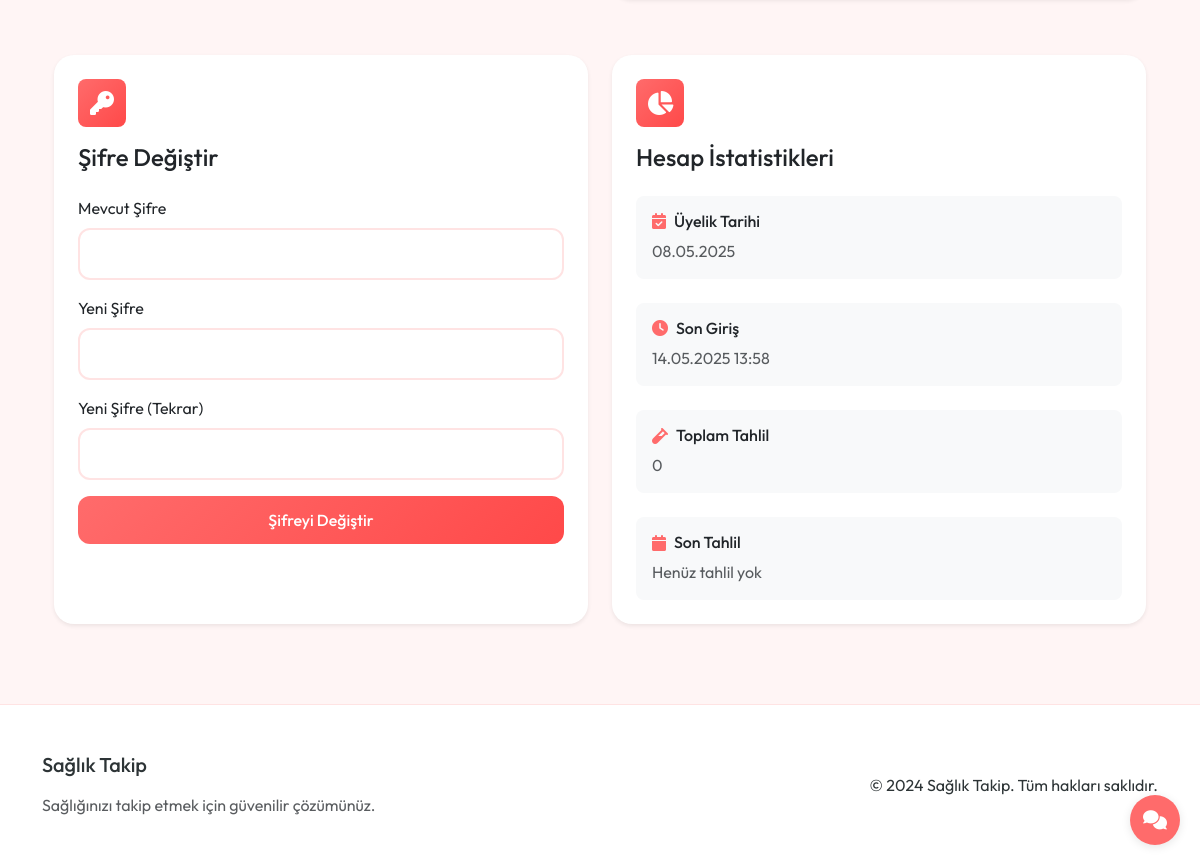
/profile (signed in, lower part), run on an earlier commit of the app's database.
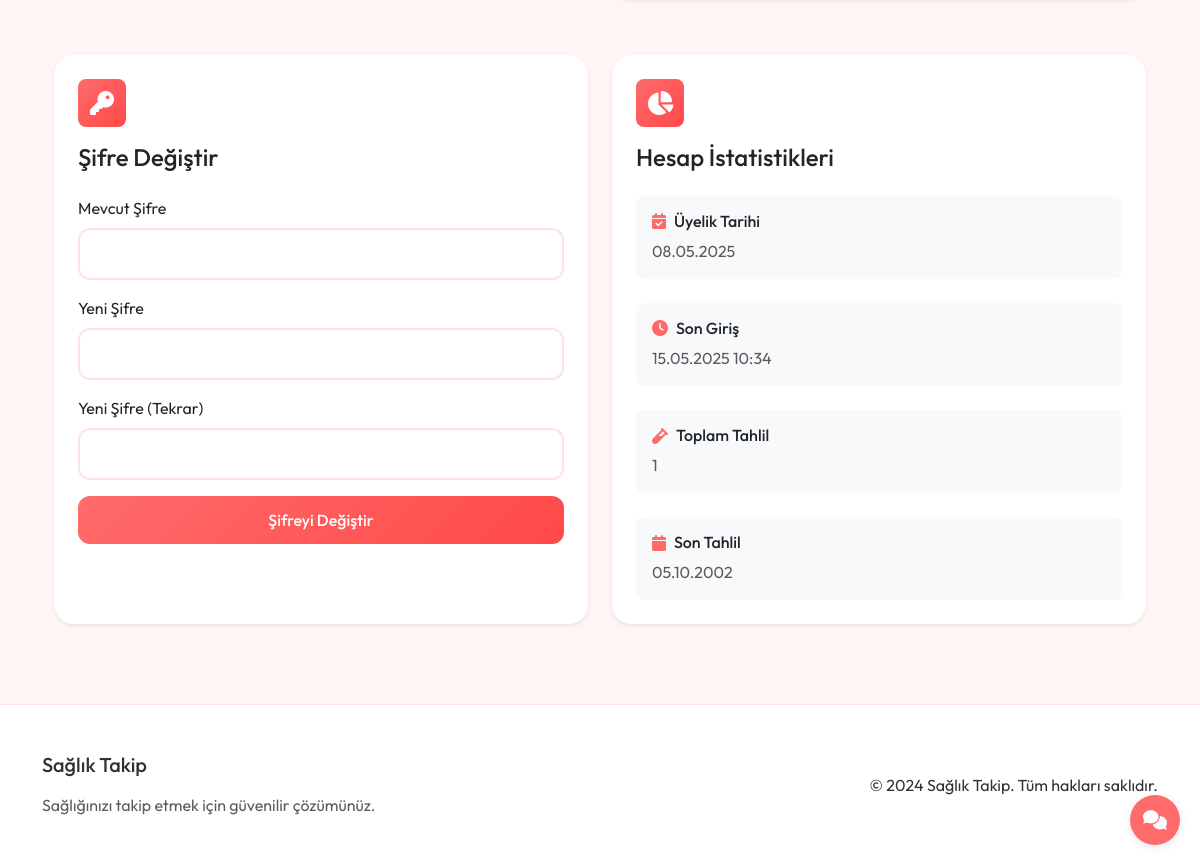
And on a later commit of the database.
### app.py (models this page shows, shortened)
class User(UserMixin, db.Model):
    id = db.Column(db.Integer, primary_key=True)
    email = db.Column(db.String(120), unique=True, nullable=False)
    password_hash = db.Column(db.String(128))
    name = db.Column(db.String(100))
    age = db.Column(db.Integer)
    gender = db.Column(db.String(10))
    weight = db.Column(db.Float)
    height = db.Column(db.Float)
    activity_level = db.Column(db.String(20))  # Sedentary, Lightly Active, Moderately Active, Very Active, Extra Active
    goal = db.Column(db.String(20))  # Lose Weight, Maintain, Gain Weight
    last_login = db.Column(db.DateTime, nullable=True)
    created_at = db.Column(db.DateTime, default=datetime.utcnow)
    test_results = db.relationship('TestResult', backref='user', lazy=True)
    meals = db.relationship('Meal', backref='user', lazy=True)

class TestResult(db.Model):
    id = db.Column(db.Integer, primary_key=True)
    user_id = db.Column(db.Integer, db.ForeignKey('user.id'), nullable=False)
    date = db.Column(db.DateTime, nullable=False, default=datetime.utcnow)
    pdf_path = db.Column(db.String(200))
    results_data = db.Column(db.JSON)
    recommendations = db.Column(db.Text)

### app.py (the view, shortened to what this page needs)
@app.route('/profile', methods=['GET', 'POST'])
@login_required
def profile():
    return render_template('profile/profile.html')

### app.py (called while the page is built)
@login_manager.user_loader
def load_user(user_id):
    return User.query.get(int(user_id))

### health_app/templates/profile/profile.html (shortened to what the changed rows need)
{% extends "base.html" %}
{% block content %}
<section class="py-5">
    <div class="container">
        <div class="row g-4 mt-2">
            <div class="col-md-6">
                <div class="card border-0 shadow-sm h-100">
                    <div class="card-body p-4">
                        <div class="stats-item mb-4">
                            <div class="d-flex align-items-center mb-2">
                                <i class="fas fa-calendar-check text-primary me-2"></i>
                                <h6 class="mb-0">Üyelik Tarihi</h6>
                            </div>
                            <p class="text-muted mb-0">{{ current_user.created_at.strftime('%d.%m.%Y') if current_user.created_at else 'Belirtilmemiş' }}</p>
                        </div>
                        <div class="stats-item mb-4">
                            <div class="d-flex align-items-center mb-2">
                                <i class="fas fa-clock text-primary me-2"></i>
                                <h6 class="mb-0">Son Giriş</h6>
                            </div>
                            <p class="text-muted mb-0">{{ current_user.last_login.strftime('%d.%m.%Y %H:%M') if current_user.last_login else 'Belirtilmemiş' }}</p>
                        </div>
                        <div class="stats-item mb-4">
                            <div class="d-flex align-items-center mb-2">
                                <i class="fas fa-vial text-primary me-2"></i>
                                <h6 class="mb-0">Toplam Tahlil</h6>
                            </div>
                            <p class="text-muted mb-0">{{ current_user.test_results|length }}</p>
                        </div>
                        <div class="stats-item">
                            <div class="d-flex align-items-center mb-2">
                                <i class="fas fa-calendar text-primary me-2"></i>
                                <h6 class="mb-0">Son Tahlil</h6>
                            </div>
                            <p class="text-muted mb-0">{{ current_user.test_results[-1].date.strftime('%d.%m.%Y') if current_user.test_results else 'Henüz tahlil yok' }}</p>
                        </div>
                    </div>
                </div>
            </div>
        </div>
    </div>
</section>
{% endblock %}

What changed in the data, as far as the page shows it:
changed User: last_login "14.05.2025 13:58" → "15.05.2025 10:34"
added TestResult: date "05.10.2002"
Also different on the page:
{{ current_user.test_results|length }}: "0" → "1"
text no longer shown: "Henüz tahlil yok"
